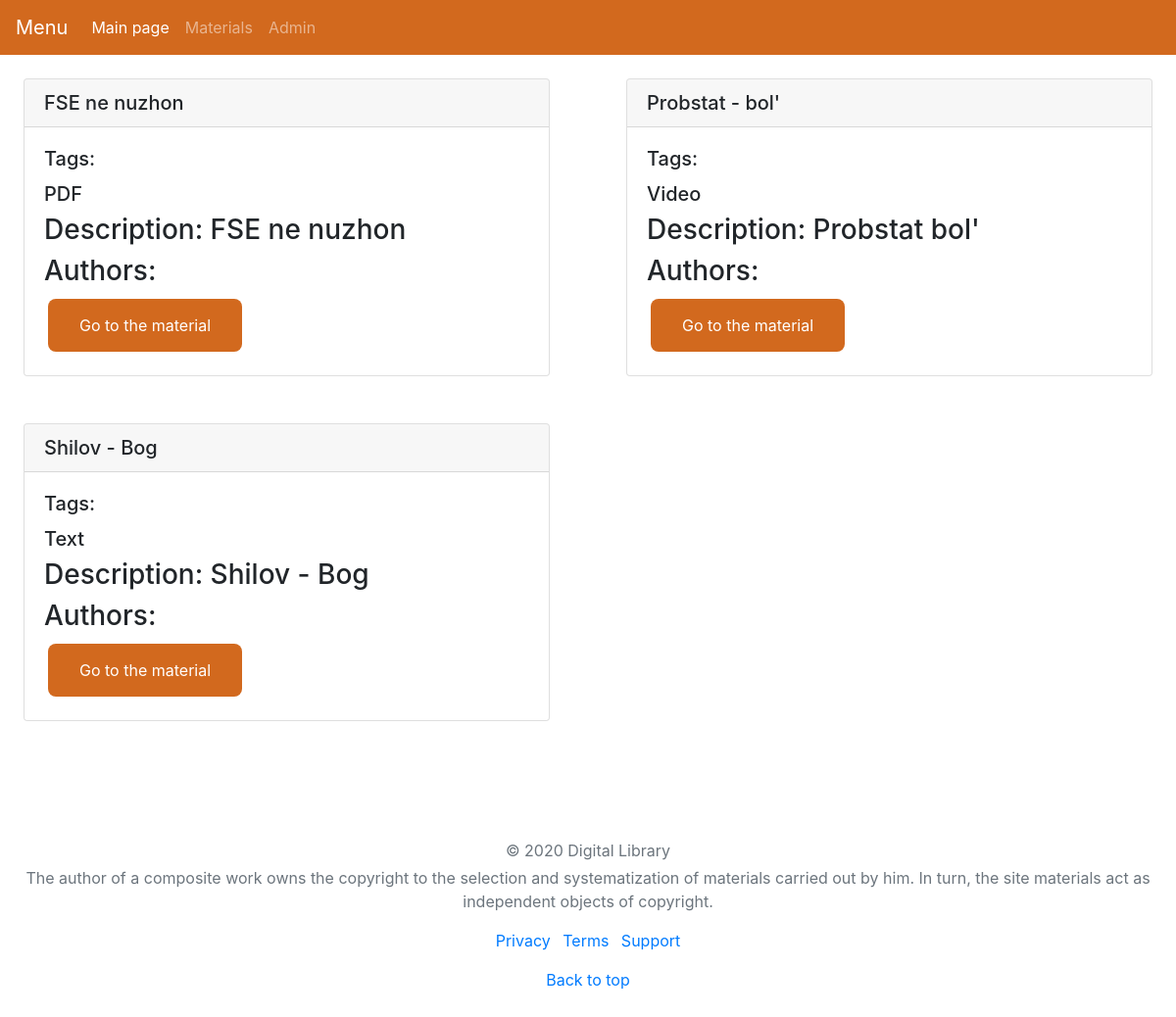
Before: /list_of_materials with the older database file.
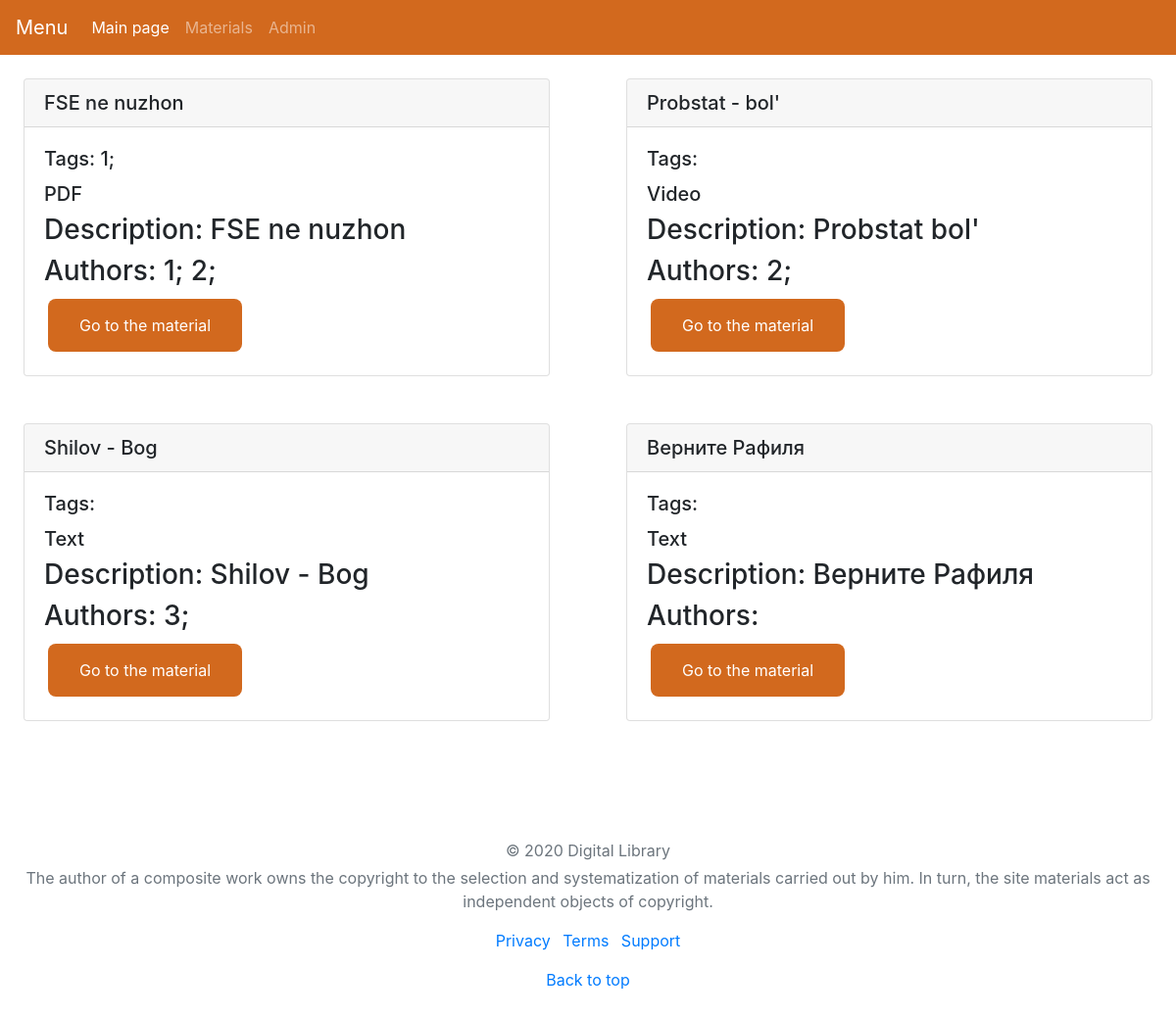
After: the same page with the newer database file.
### digital_library/db/__init__.py (models this page shows, shortened)
class BaseModel(db_wrapper.Model):
    admin_view = ModelView

class MATERIAL(BaseModel):
    Type = TextField()
    Title = TextField(default='')
    Description = TextField(default='')
    tags = ManyToManyField(TAG, backref='materials')  # TAGGED_WITH
    authors = ManyToManyField(USER, backref='suggested_materials')  # SUGGESTED_BY

class TAG(BaseModel):
    Name = TextField(unique=True)

class USER(BaseModel):
    Email = TextField(unique=True)
    FirstName = TextField()
    SecondName = TextField()

### digital_library/views/index.py (the view)
@index_router.route('/list_of_materials')
def list_of_materials():
    data = []
    for material in MATERIAL.select():
        material_attributes = {}
        material_attributes['id'] = material.id
        material_attributes['type'] = material.Type
        material_attributes['tags'] = material.tags
        material_attributes['title'] = material.Title
        material_attributes['authors'] = material.authors
        material_attributes['description'] = material.Description
        data.append(material_attributes)
    return render_template('list_of_materials.html', data = data)

### digital_library/views/templates/list_of_materials.html
{% extends '_page.html' %}
{% block content %}
    {% for item in data%}
        {% if loop.index0%2 ==0 %}
            <div class = "row .row-cols-1">
        {%  endif %}
        <div class="col-sm-6">
            <div class="card card-height: 100% m-4" >
                <h5 class="card-header">{{ item["title"] }}</h5>
                <div class="card-body">
                    <h5 class="card-title">
                        Tags:
                        {% for tag in item['tags']%}
                            {{tag}};
                        {% endfor %}
                    </h5>
                    <h5 class="card-text">{{ item["type"] }}</h5>
                    <h3 class="card-text">Description: {{ item["description"] }}</h3>
                    <h3 class="card-text">Authors:
                        {% for author in item['authors']%}
                            {{author}};
                        {% endfor %}
                    </h3>
                    <a class="button" href={{ url_for('index.material', material_id = item['id']) }}>Go to the material</a>
                </div>
            </div>
        </div>
        {% if loop.index0%2==1 or loop.last %}
            </div>
        {%  endif %}
    {%  endfor %}
{% endblock %}

### digital_library/views/templates/_page.html (shortened to what this page needs)
<!DOCTYPE html>
<html lang="en">
<head>
    {% block head %}
        <link rel="stylesheet" href="https://cdn.jsdelivr.net/npm/bootstrap@4.5.3/dist/css/bootstrap.min.css"
>
    {%  endblock %}
</head>
<body>
    {% include '_navbar.html' %}
    {% block content %}{% endblock %}
    {% include '_footer.html' %}
</body>
</html>

### digital_library/views/templates/_navbar.html (shortened to what this page needs)
<nav class="navbar navbar-expand-lg navbar-dark bg-moodle">
    {% block navbar %}
    <a class="navbar-brand" href="">Menu</a>
    <div class="collapse navbar-collapse" id="navbarNavAltMarkup">
        <div class="navbar-nav">
            {% block menu %}
                <a class="nav-link active" href="/">Main page<span class="sr-only">(current)</span></a>
                <a class="nav-link" href="/list_of_materials">Materials</a>
                <a class="nav-link" href="/admin">Admin</a>
            {% endblock %}
        </div>
    </div>
    {%  endblock %}
</nav>

### digital_library/views/templates/_footer.html
<footer class="my-5 pt-5 text-muted text-center text-small">
    {% block footer %}
    <p class="mb-1">&copy; 2020 Digital Library</p>
    <p>The author of a composite work owns the copyright to the selection and systematization of materials carried out by him. In turn, the site materials act as independent objects of copyright.</p>
    <ul class="list-inline">
      {% block footerLinks %}
      <li class="list-inline-item"><a href="#">Privacy</a></li>
      <li class="list-inline-item"><a href="#">Terms</a></li>
      <li class="list-inline-item"><a href="#">Support</a></li>
      {% endblock %}
    </ul>
    <p class="float-center">
      <a href="#">Back to top</a>
    </p>
    {%  endblock %}
</footer>

### digital_library/views/templates/_page.html (style rules this page uses)
.bg-moodle { background-color: #d2691e; }
.button { background-color: #d2691e; border: none; color: white; display: inline-block; padding: 15px 32px; text-align: center; text-decoration: none; font-size: 16px; cursor: pointer; border-radius: 8px; margin: 4px 4px; }

Changed rows visible on the page:
changed MATERIAL "FSE ne nuzhon": gains TAG (id "1"); gains USER (id "1"); gains USER (id "2")
changed MATERIAL "Probstat bol'": gains USER (id "2")
changed MATERIAL "Shilov - Bog": gains USER (id "3")
added MATERIAL: title "Верните Рафиля", type "Text", description "Верните Рафиля"
